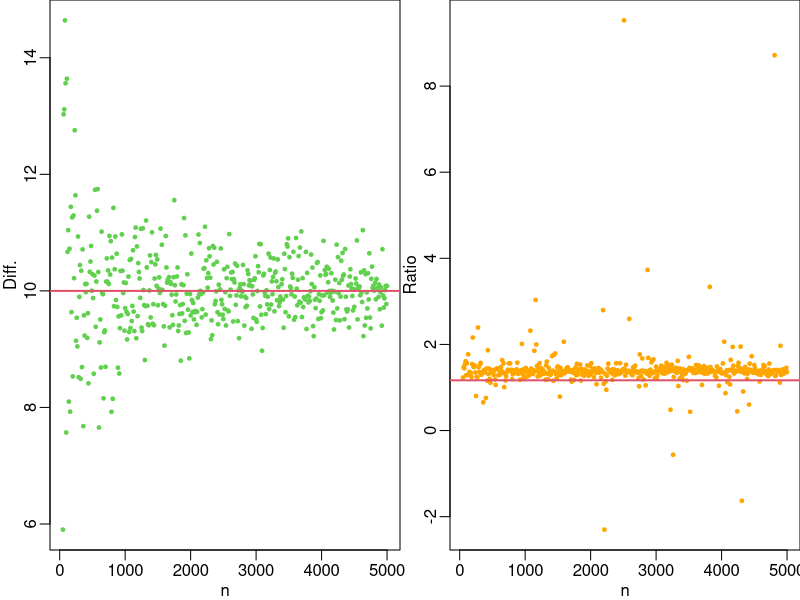

Source code (R):
pdf("images/chapter_4/LLNCauchy.pdf", width = 8, height=4)
#label===cauchy-ratio-sim
n <- seq(50, 5000, by=10)
set.seed(59112)
allDiffs <- rep(0, length(n))
allRatios <- rep(0, length(n))
for (i in 1:length(n)) {
  sA <- rnorm(n[i], 70, 10)  # (@\wingding{1}@)
  sB <- rnorm(n[i], 60, 20)  # (@\wingding{2}@)
  dAB <- sA - sB             # (@\wingding{3}@)
  rAB <- sA / sB             # (@\wingding{4}@)
  allDiffs[i] <- mean(dAB)   # (@\wingding{5}@)
  allRatios[i] <- mean(rAB)  # (@\wingding{6}@)
}
par(mfrow=c(1, 2), mar=c(2.5, 2.5, 0, 0), mgp=c(1.5, 0.5, 0))
plot(n, allDiffs, pch=19, col=3, xlab="n", ylab="Diff.", cex=0.5)
abline(h=10, col=2, lwd=2)
plot(n, allRatios, pch=19, col="orange", xlab="n", ylab="Ratio", cex=0.5)
abline(h=70/60, col=2, lwd=2)
par(mfrow=c(1, 1))
#===end
dev.off()
